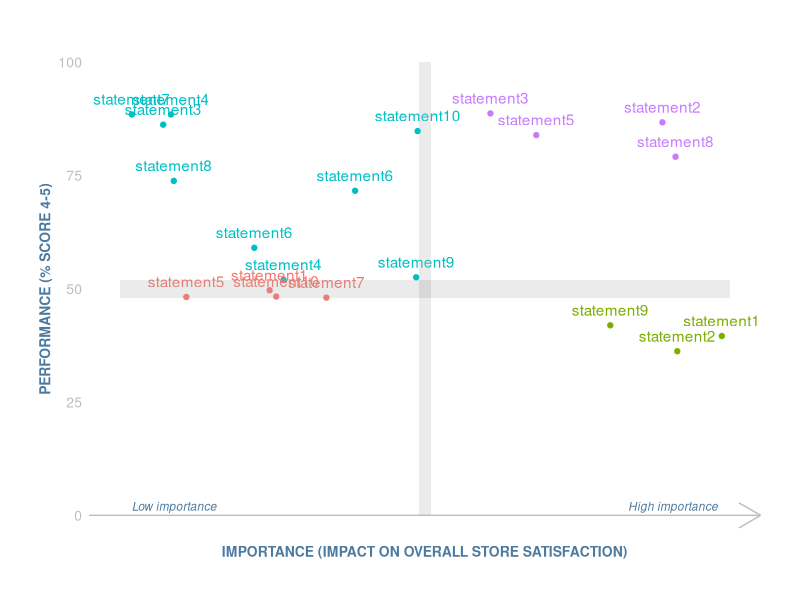

This chart was generated by the following R code:
library(tidyverse)

# Build dummy data --------------------------------------------------------

df <- data_frame(country = c(rep("SE", 10), rep("NO", 10)),
                 importance = runif(20, 0, 1),
                 performance = runif(20, .3, .9),
                 itemtext = rep(c('statement1','statement2','statement3','statement4',
                              'statement5','statement6','statement7','statement8',
                              'statement9','statement10'),2))


# Add colorgroup on perf/imp ----------------------------------------------

df <- df %>% 
    mutate(colorgroup = case_when(importance < 0.5 & performance < 0.5 ~ "ll",
                                  importance < 0.5 & performance > 0.5 ~ "ul",
                                  importance > 0.5 & performance < 0.5 ~ "lr",
                                  importance > 0.5 & performance > 0.5 ~ "ur"))


# Try to mimic Timmys plot ------------------------------------------------

ggplot(df, aes(x = importance, y = performance * 100, color = colorgroup)) + geom_point() +
    geom_text(aes(x = importance, y = performance * 100, label = itemtext, color = colorgroup), 
                  vjust = -.8) +
    guides(color = FALSE) +
    theme_minimal() +
    theme(plot.margin = unit(c(1,1,1,1), "cm"),
          panel.grid.major.y = element_blank(),
          panel.grid.minor.y = element_blank(),
          panel.grid.major.x = element_blank(),
          panel.grid.minor.x = element_blank(),
          axis.line.x = element_blank(),
          axis.line.y = element_blank(),
          axis.text.x=element_blank(),
          axis.text.y = element_text(color="grey", size="10"),
          axis.title.x = element_text(color="#4c7a9f", size="10", face="bold"),
          axis.title.y = element_text(color="#4c7a9f", size="10", face="bold"),
          axis.ticks = element_blank(),
          plot.title = element_text(color="#2e6e9c", face="bold", size="14"),
          legend.position="bottom", legend.title = element_blank(),
          legend.key = element_blank(),
          legend.text = element_text(color="#2e6e9c", size="10")) +
    scale_x_continuous(limits = c(0,1)) +
    scale_y_continuous(limits = c(0,100)) +
    xlab(label = "IMPORTANCE (IMPACT ON OVERALL STORE SATISFACTION)") +
    ylab(label = "PERFORMANCE (% SCORE 4-5)") +
    annotate(geom = "text", x = 0.02, y = 2, label = "Low importance", 
             color = "#4c7a9f", size = 3, fontface = "italic", hjust = 0) +
    annotate(geom = "text", x = 0.98, y = 2, label = "High importance", 
             color = "#4c7a9f", size = 3, fontface = "italic", hjust = 1) +
    annotate("segment", x=-Inf, xend = Inf, y = 0, yend = 0, arrow = arrow(), color = "grey")+
    # scale_y_continuous(limits=c(-0.5, 1)) +
    geom_rect(mapping=aes(xmin=0.49, xmax=0.51, ymin=0, ymax=100), color = NA, fill = "grey98", alpha=0.01) +
    geom_rect(mapping=aes(xmin=0, xmax=1, ymin=48, ymax=52), color = NA, fill = "grey90", alpha=0.01)

